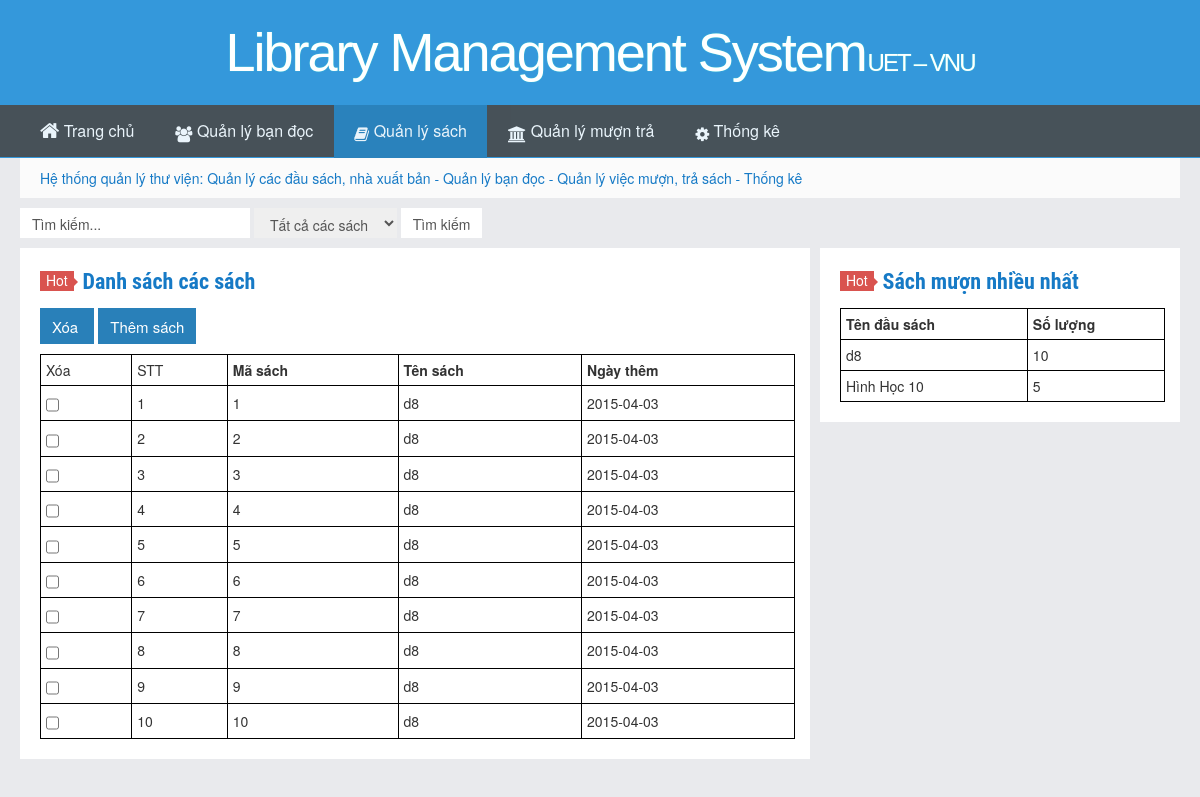
/LibrarySystem/QuanLySach/sach.php?id=1, run on the app's committed database.
### tables this page shows
CREATE TABLE IF NOT EXISTS `sach` (
  `ma_sach` smallint(6) NOT NULL,
  `ma_dau_sach` smallint(6) NOT NULL,
  `ngay_xoa` date DEFAULT NULL,
  `ngay_sua` date DEFAULT NULL,
  `ngay_them` date NOT NULL,
  `isAvailable` tinyint(1) DEFAULT NULL,
  `ma_nguoi_lam_mat` smallint(6) DEFAULT NULL,
  `ma_nguoi_xoa` smallint(6) DEFAULT NULL,
  `ma_nguoi_sua` smallint(6) DEFAULT NULL,
  `ma_nguoi_them` smallint(6) NOT NULL,
  `ngay_lam_mat` date DEFAULT NULL,
  PRIMARY KEY (`ma_sach`),
  KEY `fk_nguoithem_s` (`ma_nguoi_them`),
  KEY `ma_dau_sach_idx` (`ma_dau_sach`,`ma_nguoi_sua`),
  KEY `ma_nguoi_sua_idx` (`ma_nguoi_sua`),
  KEY `ma_nguoi_xoa_idx` (`ma_nguoi_xoa`)
);

CREATE TABLE IF NOT EXISTS `dau_sach` (
  `ma_dau_sach` smallint(6) NOT NULL,
  `ten_dau_sach` varchar(50) NOT NULL,
  `ma_the_loai` smallint(6) NOT NULL,
  `thoi_han_muon` int(11) DEFAULT NULL,
  `ma_nguoi_sua` smallint(6) DEFAULT NULL,
  `ma_nguoi_xoa` smallint(6) DEFAULT NULL,
  `ma_nguoi_them` smallint(6) NOT NULL,
  `ngay_them` date DEFAULT NULL,
  `ngay_sua` date DEFAULT NULL,
  `ngay_xoa` date DEFAULT NULL,
  `gia` double DEFAULT NULL,
  PRIMARY KEY (`ma_dau_sach`),
  KEY `fk_nguoithem_ds` (`ma_nguoi_them`),
  KEY `ma_the_loai_idx` (`ma_the_loai`),
  KEY `ma_nguoi_sua_idx` (`ma_nguoi_sua`),
  KEY `ma_nguoi_xoa_idx` (`ma_nguoi_xoa`)
);

### LibrarySystem/QuanLySach/sach.php (the view, shortened to what this page needs)
<!DOCTYPE HTML>
<html>
    <head>
        <link rel="stylesheet" href="http://localhost/LibrarySystem/Style/style.css">
        <link rel="stylesheet" href="http://localhost/LibrarySystem/Style/myStyle.css">
        <link rel="stylesheet" href="http://localhost/LibrarySystem/font-awesome-4.3.0/css/font-awesome.min.css">
    </head>
    <body >
        <header id="header" class="header">
            <div class="container-inner">
                <div class="yusi-logo">
                    <a href="#">
                        <h1>
                            <span class="yusi-mono">Library Management System</span>
                            <span class="yusi-bloger">UET &#8211 VNU</span>
                        </h1>
                    </a>
                </div>
            </div>
            <div id="nav-header" class="navbar">
                <ul class="nav">
                    <li id="menu-item-821" class="menu-item menu-item-type-custom menu-item-object-custom  menu-item-home menu-item-821">
                        <a href="http://localhost/LibrarySystem/index.php">
                            <i class="fa fa-home" style="font-size: 1.3em;">
                            </i> Trang chủ
                        </a>
                    </li>
                    <li id="menu-item-1112" class="menu-item menu-item-type-taxonomy menu-item-object-category menu-item-has-children menu-item-1112">
                        <a href="http://localhost/LibrarySystem/QuanLyBanDoc/index.php">
                            <i class="fa fa-group">
                            </i> Quản lý bạn đọc
                        </a>
                    </li>
                    <li id="menu-item-1116" class="menu-item menu-item-type-taxonomy current_page_item menu-item-object-category menu-item-has-children menu-item-1116">
                        <a href="http://localhost/LibrarySystem/QuanLySach/index.php">
                            <i class="fa fa-book">
                            </i> Quản lý sách
                        </a>
                    </li>
                    <li id="menu-item-1113" class="menu-item menu-item-type-taxonomy menu-item-object-category menu-item-has-children menu-item-1113">
                        <a href="http://localhost/LibrarySystem/QuanLyMuonTra/index.php">
                            <i class="fa fa-bank">
                            </i> Quản lý mượn trả
                        </a>
                    </li>
                    <li id="menu-item-1803" class="menu-item menu-item-type-custom menu-item-object-custom menu-item-has-children menu-item-1803">
                        <a href="http://localhost/LibrarySystem/ThongKe/index.php"><i class="fa fa-cog">
                            </i> Thống kê
                        </a>
                    </li>
                </ul>
            </div>
    </header>
    <section class="container">
        <div class="speedbar">
            <div class="toptip">
                <marquee width="100%" behavior="scroll" direction="left" scrollamount="7">
                    <a target="_blank" href="#">Hệ thống quản lý thư viện: Quản lý các đầu sách, nhà xuất bản  - Quản lý bạn đọc - Quản lý việc mượn, trả sách - Thống kê</a>
                </marquee>
            </div>
        </div>
        <div >
            <form method="POST" >
                <input class="btn" type="text" name="s" onblur="if (this.value == '')
                            this.value = 'Tìm kiếm...';" onfocus="if (this.value == 'Tìm kiếm...')
                                        this.value = '';" value="Tìm kiếm..."/>
                <select class="btn" name="choice">
                    <option value="2">Tất cả các sách</option>
                </select>
                <input name="search" type="submit"  value="Tìm kiếm"class="btn"/>
            </form>
        </div>
        <div class="content-wrap">
            <div class="content">
                <article class="excerpt">
                    <header>
                        <a class="label label-important" href="#">Hot
                            <i class="label-arrow">
                            </i>
                        </a>
                        <h2>
                            <a target="_blank" href="#" >Danh sách các sách
                            </a>
                        </h2>
                    </header>
                    <div>
                        <?php
                        $id_sach = $_SESSION['ma_sach_search'];
                            $result = "select sach.ma_sach as ma_sach, sach.ngay_them as ngay_them,dau_sach.ten_dau_sach as ten_dau_sach from sach join dau_sach on
                                sach.ma_dau_sach = dau_sach.ma_dau_sach
                                where ma_sach = $id_sach";
                        if(isset($_GET['id'])) {
                            $id = $_GET['id'];
                            $result = "select sach.ma_sach as ma_sach, sach.ngay_them as ngay_them,dau_sach.ten_dau_sach as ten_dau_sach from sach join dau_sach on
                                sach.ma_dau_sach = dau_sach.ma_dau_sach
                                where dau_sach.ma_dau_sach = '$id'";
                        }
                        $query = mysql_query($result) or die(mysql_error());
						?>
                        <form method="POST" onsubmit="return checkForm(this);">
                            <input type="submit" class="btn btn-primary" name="xoa3" value="Xóa "  />
							<input type="submit" class="btn btn-primary" name="them" value="Thêm sách"/>
                            <br/>
                            <table style="width:100%">
                                <tr>
                                    <td>Xóa</td>
                                   <td>STT</td>
                                    <th>Mã sách</th>
                                    <th>Tên sách</th>
									<th>Ngày thêm</th>
                                </tr>
                                <?php
                                $i=1;
                                while($row = mysql_fetch_array($query)){
                                echo "<tr>";
                                ?>
                                   <td> <input type='checkbox' name='cb[]' value="<?php echo $row['ma_sach'];?>"/></td>
                                <?php
                                    echo"<td>".$i."</td>";
                                    echo "<td>".$row['ma_sach']."</td>";
                                    echo "<td>".$row['ten_dau_sach']."</td>";
                                    echo "<td>".$row['ngay_them']."</td>";
                                echo "</tr>";
                                    $i++;
                                }
                                ?>
                            </table>
                    </div>
                </article>
            </div>
        </div>
        <aside class="sidebar">
            <div class="widget widget_text">
                <article class="excerpt">
                    <header>
                        <a class="label label-important" href="#">Hot
                            <i class="label-arrow">
                            </i>
                        </a>
                        <h2>
                            <a target="_blank" href="#" >Sách mượn nhiều nhất
                            </a>
                        </h2>
                    </header>
                    <div>
                        <?php
                        $result = @mysql_query("Select ds.ten_dau_sach, count(*) as so_luong_muon
                                           from muon_tra mt
                                           Inner join sach s on mt.ma_sach=s.ma_sach
                                           Inner join dau_sach ds on s.ma_dau_sach=ds.ma_dau_sach
                                           group by s.ma_dau_sach
                                           Order by so_luong_muon desc
                                           Limit 10;
                                        ") or die(mysql_error());
                        if (mysql_num_rows($result) > 0) {
                            echo '<table style="width:100%" >';
                            echo '<tr>';
                            echo '<th>';
                            echo 'Tên đầu sách';
                            echo '</th>';
                            echo '<th>';
                            echo 'Số lượng';
                            echo '</th>';
                            echo '</tr>';
                            while ($row = mysql_fetch_array($result)) {
                                echo '<tr>';
                                echo '<td>';
                                echo $row['ten_dau_sach'];
                                echo '</td>';
                                echo '<td>';
                                echo $row['so_luong_muon'];
                                echo '</td>';
                                echo '</tr>';
                            }
                            echo '</table>';
                        } else {
                        }
                        ?>
                    </div>
                </article>
            </div>
        </aside>
</body>
</html>

### LibrarySystem/Style/myStyle.css (style rules this page uses)
table, th, td { border: 1px solid black; border-collapse: collapse; }
th, td { padding: 5px; text-align: left; }

### data on the page
sach: ma_sach "1", ma_dau_sach.ten_dau_sach "d8", ngay_them "2015-04-03"
sach: ma_sach "2", ma_dau_sach.ten_dau_sach "d8", ngay_them "2015-04-03"
sach: ma_sach "3", ma_dau_sach.ten_dau_sach "d8", ngay_them "2015-04-03"
sach: ma_sach "4", ma_dau_sach.ten_dau_sach "d8", ngay_them "2015-04-03"
sach: ma_sach "5", ma_dau_sach.ten_dau_sach "d8", ngay_them "2015-04-03"
sach: ma_sach "6", ma_dau_sach.ten_dau_sach "d8", ngay_them "2015-04-03"
sach: ma_sach "7", ma_dau_sach.ten_dau_sach "d8", ngay_them "2015-04-03"
sach: ma_sach "8", ma_dau_sach.ten_dau_sach "d8", ngay_them "2015-04-03"
sach: ma_sach "9", ma_dau_sach.ten_dau_sach "d8", ngay_them "2015-04-03"
sach: ma_sach "10", ma_dau_sach.ten_dau_sach "d8", ngay_them "2015-04-03"

### other printed values
$row['ten_dau_sach'] "d8"
$row['so_luong_muon'] "10"
$row['ten_dau_sach'] "Hình Học 10"
$row['so_luong_muon'] "5"
